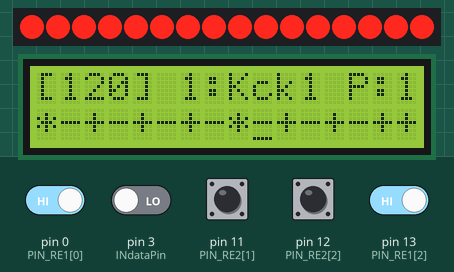
Bench run of a sketch on a simulated Arduino Uno, built for the host (arithmetic inside an expression is 32-bit, double 64-bit). On the bench: 16 shift-register outputs drawn as a row of LEDs (first output left, lit = HIGH), 16×2 character LCD. Wiring (inferred from the names in the program): 2 × shift register (74HC595): data pin 5; shift clock pin 4. Wiring (inferred from the signals the program sends): row of LEDs: on Q0, Q1, Q2, Q3, Q4, Q5, Q6, Q7, Q8, Q9, Q10, Q11, Q12, Q13, Q14, Q15. The inputs (shaded band) are chosen by the test bench; at power-on: pin 0 (PIN_RE1[0]), pin 11 (PIN_RE2[1]), pin 12 (PIN_RE2[2]), pin 13 (PIN_RE1[2]) HIGH, pin 3 (INdataPin) LOW. The audio player accepts every command and is not drawn; what the sketch prints to the serial monitor is not drawn.

Above: at 1.2 s.
1.3 s: pin 3 (INdataPin) driven HIGH
At 1.44 s:
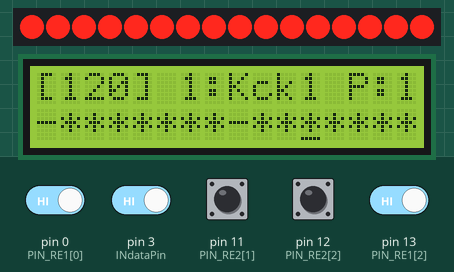
3.2 s: pin 12 (PIN_RE2[2]) pulled LOW for 0.15 s
4.8 s: pin 12 (PIN_RE2[2]) pulled LOW for 1 s
At 4.99 s:
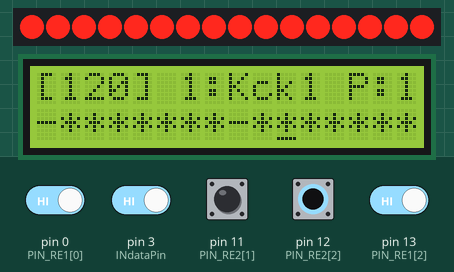
6.4 s: pin 0 (PIN_RE1[0]) driven LOW and pin 13 (PIN_RE1[2]) driven LOW
9.4 s: pin 13 (PIN_RE1[2]) driven HIGH
At 9.56 s:
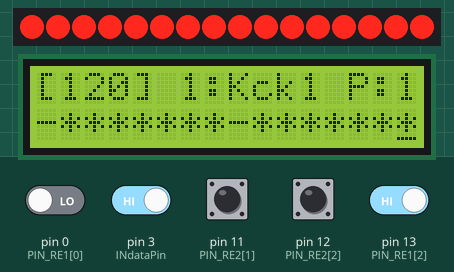

The sketch:

drum_machine_2.ino
```cpp
/*
   VB-909 Rhythm Composer

   Arduino drum machine.

   allomyrina volbot <tech@volbot.org>
   */

// #################
// # BACKEND SETUP #
// #################

#include <Vector.h>

// I'm storing the last 5 read values from the tempo knob, because valid tempos (~80-180) are close enough to the numerical outputs of the rotary encoders (0-1000) that they need to be debounced by more than floating-point rounding
// When a value is read from the rotary encoder, it gets pushed into this vector, popping another value at the same time, and the current tempo is set to the average of all of these values
// Higher values of CACHE_MAX result in better debouncing, but less precision and responsiveness from the tempo knob
const int CACHE_MAX = 5;
int storage_array[CACHE_MAX];
Vector<int> vector(storage_array);

// #################
// ## AUDIO LOGIC ##
// #################
// # SETUP #
// #########

int beat_increment = 0; //the beat we're on, out of 16
int bpm = 120; //tempo
unsigned long last_beat_time = 0; //running time, used to determine when a new beat starts
double beat_time = 0; //time of one beat, based on bpm. used to determine when a new beat starts

int instrument_index = 0; //currently selected instrument of those below
//list of instrument names (4char Max) to display on-screen
char *instruments[8] = {"Kck1", "Kck2", "Clap", "Rim",
                        "Snre", "Tom",  "Hat1", "Hat2"};

// 4 built-in drum sequence slots
// for efficiency, patterns are stored as 8 16-bit numbers, one for each instrument
// a 1 means "play this instrument on this beat"
int program[4][8] = {
    {0x8080, 0, 0x0808, 0, 0, 0, 0, 0x2223}, // HOUSE
    {0x5555, 0x8888, 0, 0, 0x2222, 0, 0, 0}, // ????
    {0x8888, 0, 0, 0x1212, 0, 0, 0x2222, 0}, // REGGAETON
    {0, 0, 0, 0, 0, 0, 0, 0},                // EMPTY
};

int program_index = 0; //currently selected program, of those above
//increments program index. not used in production, but i haven't touched this code in long enough that i'm terrified to delete anything
void incProgIndex() {
  program_index++;
  if (program_index >= 4)
    program_index = 0;
}

//play/pause
bool playing = 0;

//self-explanatory
void togglePlaying() { playing = !playing; }

// TEMPO KNOB CONSTANTS
// Rotary Encoder pins: Channel A, Channel B, Button
const int PIN_RE1[3] = {0, 1, 13};
// Limited Value Constants: Default, Interval, Min, Max
const int VAL_BPM[4] = {120, 5, 60, 220};
// Limited Value Variables: Current, Last
volatile int VAR_BPM[2] = {VAL_BPM[0], VAL_BPM[0]};

// VOLUME KNOB CONSTANTS
// Rotary Encoder pins: Channel A, Channel B, Button
const int PIN_RE2[3] = {2, 11, 12};
// Limited Value Constants: Default, Interval, Min, Max
const int VAL_VOL[4] = {20, 2, 0, 30};
// Limited Value Variables: Current, Last
volatile int VAR_VOL[2] = {VAL_VOL[0], VAL_VOL[0]};

// #################
// # BPM FUNCTIONS #
// #################

//reads BPM from tempo knob (calculation step)
void readBPM() {
  int sensorValue = analogRead(A0);
  if (vector.size() == vector.max_size())
    vector.remove(0);
  vector.push_back(sensorValue);
  int avg = 0;
  for (int element : vector)
    avg += element;
  avg /= vector.size();

  float convIn = 200 * ((976 - avg) / 7);
  int convOut = convIn / 200;
  propagateBPM(convOut + 60);
}

//updates global bpm and beat_time according to bpm_ (propagation step)
void propagateBPM(int bpm_) {
  bpm = bpm_;
  double bpms = bpm_ / 60000.0;
  beat_time = (1.0 / bpms) / 4.0;
}

// ###############
// ## LCD SETUP ##
// ###############
// # SETUP #
// #########

#include <LiquidCrystal_74HC595.h>

// const int rs = 13, en = 12, d4 = 11, d5 = 10, d6 = 9, d7 = 8;
#define DS 10
#define SHCP 8
#define STCP 9
#define RS 1
#define E 2
#define D4 3
#define D5 4
#define D6 5
#define D7 6
LiquidCrystal_74HC595 lcd(DS, SHCP, STCP, RS, E, D4, D5, D6, D7);

// #####################
// # LCD/BIT FUNCTIONS #
// #####################

//gets a single bit from a number
int get_bit(int num, int bit_position) {
  int mask = 1 << bit_position;
  return (num & mask) >> bit_position;
}

//sets up LCD screen
void setupLCD() {
  lcd.begin(16, 2);
  lcd.print(":3");
}

//assembles and prints a string to LCD containing current data (instrument, program, and beats)
void printLCD() {
  lcd.clear();
  //print basic data
  lcd.setCursor(0, 0);
  lcd.print("[");
  lcd.print(bpm);
  lcd.setCursor(4, 0);
  lcd.print("] ");
  lcd.print(instrument_index + 1);
  lcd.print(":");
  lcd.print(instruments[instrument_index]);
  lcd.setCursor(13, 0);
  lcd.print("P");
  lcd.print(":");
  lcd.print(program_index + 1);
  lcd.setCursor(0, 1);

  //this loop assembles the 16-character beat grid. there's probably a more efficient way to do this but this gets the job done and didn't cause me any issues
  //iterate through each beat
  for (int i = 0; i < 16; i++) {
    //by default, display a `-`
    char *toprint = "-";
    //if `selected instrument` is playing on this beat, display a `*`
    if (get_bit(program[program_index][instrument_index], 15 - i)) {
      toprint = "*";
    } else {
      int found = 0;
      //iterate through each instrument
      for (int j = 0; j < 8; j++) {
        //if `any instrument` is playing on this beat, display a `+`
        if (get_bit(program[program_index][j], 15 - i)) {
          toprint = "+";
          break;
        }
      }
    }
    // if(i == beat_increment) toprint = "*";
    lcd.print(toprint);
  }
  lcd.cursor();
  //set cursor to the current beat — this way, an underline moves along with the beat
  lcd.setCursor(beat_increment, 1);
}

// ###################
// ## GENERAL SETUP ##
// ###################

//much of the following code is for setting up the DFPlayer, which is a lot of boilerplate.
//a lot of it is courtesy of https://github.com/Makuna/DFMiniMp3
#include <DFMiniMp3.h>

#include <SoftwareSerial.h>
SoftwareSerial secondarySerial(7, 6); // RX, TX

#define DebugOut Serial
#define DfMiniMp3Debug DebugOut

class Mp3Notify;

typedef DFMiniMp3<SoftwareSerial, Mp3Notify> DfMp3;

class Mp3Notify {
public:
  static void PrintlnSourceAction(DfMp3_PlaySources source,
                                  const char *action) {
    if (source & DfMp3_PlaySources_Sd) {
      DebugOut.print("SD Card, ");
    }
    if (source & DfMp3_PlaySources_Usb) {
      DebugOut.print("USB Disk, ");
    }
    if (source & DfMp3_PlaySources_Flash) {
      DebugOut.print("Flash, ");
    }
    DebugOut.println(action);
  }
  static void OnError([[maybe_unused]] DfMp3 &mp3, uint16_t errorCode) {
    // see DfMp3_Error for code meaning
    DebugOut.println();
    DebugOut.print("Com Error ");
    DebugOut.println(errorCode);
  }
  static void OnPlayFinished([[maybe_unused]] DfMp3 &mp3,
                             [[maybe_unused]] DfMp3_PlaySources source,
                             uint16_t track) {
    DebugOut.print("Play finished for #");
    DebugOut.println(track);
  }
  static void OnPlaySourceOnline([[maybe_unused]] DfMp3 &mp3,
                                 DfMp3_PlaySources source) {
    PrintlnSourceAction(source, "online");
  }
  static void OnPlaySourceInserted([[maybe_unused]] DfMp3 &mp3,
                                   DfMp3_PlaySources source) {
    PrintlnSourceAction(source, "inserted");
  }
  static void OnPlaySourceRemoved([[maybe_unused]] DfMp3 &mp3,
                                  DfMp3_PlaySources source) {
    PrintlnSourceAction(source, "removed");
  }
};

DfMp3 dfmp3(secondarySerial);

//sets up the DFPlayer for MP3 playback
void setupMp3() {
  DebugOut.begin(115200);

  DebugOut.println("initializing...");

  dfmp3.begin();

  DebugOut.println("initializing...2");
  // dfmp3.reset();

  DebugOut.println("initializing...3");
  uint16_t version = dfmp3.getSoftwareVersion();
  DebugOut.print("version ");
  DebugOut.println(version);

  // show some properties and set the volume
  uint16_t volume = dfmp3.getVolume();
  DebugOut.print("volume ");
  DebugOut.println(volume);
  dfmp3.setVolume(VAR_VOL[0]);

  uint16_t count = dfmp3.getTotalTrackCount(DfMp3_PlaySource_Sd);
  DebugOut.print("files ");
  DebugOut.println(count);

  uint16_t mode = dfmp3.getPlaybackMode();
  DebugOut.print("playback mode ");
  DebugOut.println(mode);

  DebugOut.println("starting...");
}

//shift register setup
#define NUMBER_OF_SHIFT_CHIPS 2
#define DATA_WIDTH 16
#define PULSE_WIDTH_USEC 5
#define POLL_DELAY_MSEC 1
#define BYTES_VAL_T unsigned int
unsigned long last_poll_time = 0;

int INlatchPin = 5;
int INdataPin = 3;
int INclockPin = 4;

BYTES_VAL_T pinValues;
BYTES_VAL_T oldPinValues;

//reads shift registers for new values
BYTES_VAL_T read_shift_regs() {
  digitalWrite(INlatchPin, LOW);
  digitalWrite(INlatchPin, HIGH);

  for (int i = 0; i < DATA_WIDTH; i++) {
    int bit = digitalRead(INdataPin);
    if (bit == HIGH) {
      DebugOut.print("1");
    } else {
      DebugOut.print("0");
    }

    digitalWrite(INclockPin, HIGH);
    digitalWrite(INclockPin, LOW);
  }
  DebugOut.println();
}

//initializes shift register pins
void setupShiftRegisters() {
  pinMode(INlatchPin, OUTPUT);
  pinMode(INclockPin, OUTPUT);
  pinMode(INdataPin, INPUT);
  // digitalWrite(clockPin, LOW);
  // digitalWrite(ploadPin, HIGH);
  // pinValues = read_shift_regs();
  // display_pin_values();
  // oldPinValues = pinValues;
}

//reads a rotary encoder for its current value
//returns 0 or 1 for whether the value changed
int read_encoder(int PIN_RE[], int VAL[], volatile int VAR[]) {
  // Encoder routine. Updates counter if they are valid
  // and if rotated a full indent

  int index = PIN_RE[0] == 0 ? 0 : 1;
  static uint8_t old_AB[2] = {3, 3}; // Lookup table index
  static int8_t encval[2] = {0, 0};  // Encoder value
  static const int8_t enc_states[] = {0, -1, 1, 0, 1, 0,  0, -1, -1,
                                      0, 0,  1, 0, 1, -1, 0}; // Lookup table

  old_AB[index] <<= 2; // Remember previous state

  if (digitalRead(PIN_RE[0]))
    old_AB[index] |= 0x02; // Add current state of pin A
  if (digitalRead(PIN_RE[1]))
    old_AB[index] |= 0x01; // Add current state of pin B

  encval[index] += enc_states[(old_AB[index] & 0x0f)];

  // Update counter if encoder has rotated a full indent, that is at least 4
  // steps
  int changed = 0;
  if (encval[index] > 3) { // Four steps forward
    VAR[0] += VAL[1];      // Increase counter
    encval[index] = 0;
    changed = 1;
  } else if (encval[index] < -3) { // Four steps backwards
    VAR[0] -= VAL[1];              // Decrease counter
    encval[index] = 0;
    changed = 1;
  }

  //update stored values
  if (changed) {
    if (VAR[0] > VAL[3]) {
      VAR[0] = VAL[3];
    } else if (VAR[0] < VAL[2]) {
      VAR[0] = VAL[2];
    }
  }
  return changed;
}

//reads a digital button with debounce
int read_button(int PIN, bool last, void (*callback)()) {
  int state = digitalRead(PIN);
  if (state == LOW) {
    if (!last) {
      last = 1;
      if (callback) {
        callback();
      }
    }
  } else {
    last = 0;
  }
  return last;
}

//runs all above setup functions and initializes pins
void setup() {
  setupLCD();
  setupMp3();
  setupShiftRegisters();
  propagateBPM(VAR_BPM[0]);
  pinMode(PIN_RE1[0], INPUT_PULLUP);
  pinMode(PIN_RE1[1], INPUT_PULLUP);
  pinMode(PIN_RE1[2], INPUT_PULLUP);
  pinMode(PIN_RE2[0], INPUT_PULLUP);
  pinMode(PIN_RE2[1], INPUT_PULLUP);
  pinMode(PIN_RE2[2], INPUT_PULLUP);
  playing = 1;
  pinValues = 0;
  oldPinValues = 0;
}

//main loop
void loop() {

  unsigned long time = 0;
  time = millis();

  static int button1Engaged = 0;
  static int button2Engaged = 0;
  int shift = button1Engaged;
  int state_changed = 0;

  if (playing) {
    // if a new beat has started, play queued instruments
    if (time - last_beat_time >= beat_time) {
      last_beat_time = time;
      beat_increment++;
      if (beat_increment >= 16)
        beat_increment = 0;
      state_changed = 1;
      for (int i = 0; i < 8; i++) {
        if (get_bit(program[program_index][i], 15 - beat_increment)) {
          dfmp3.playMp3FolderTrack(i + 1);
          break;
        }
      }
    }
  }

  //read VOL and BPM knobs
  if (read_encoder(PIN_RE1, VAL_BPM, VAR_BPM)) {
    state_changed = 1;
    propagateBPM(VAR_BPM[0]);
  }
  if (read_encoder(PIN_RE2, VAL_VOL, VAR_VOL)) {
    state_changed = 1;
    dfmp3.setVolume(VAR_VOL[0]);
  }

  //poll buttons every 50ms; needed because of shift register delay
  if (time - last_poll_time >= 50) {
    last_poll_time = time;
    // Step 1: Sample
    digitalWrite(INlatchPin, LOW);
    digitalWrite(INlatchPin, HIGH);
    pinValues = 0;

    // Step 2: Shift
    for (int i = 0; i < DATA_WIDTH; i++) {
      int dex = i >= 8 ? (15 - i) + 8 : (7 - i);
      int bit = digitalRead(INdataPin);
      pinValues |= (bit << dex);
      if (bit == HIGH) {
        // DebugOut.print("1");
        if (oldPinValues << dex == 0) {
          DebugOut.println(dex, DEC);
          // DebugOut.println(get_bit(program[program_index][instrument_index],
          // dex), DEC);
          if (!shift) {
            program[program_index][instrument_index] ^= (1 << (15 - dex));
          } else {
            if (dex < 8) {
              instrument_index = dex;
            } else if (dex < 12) {
              program_index = dex - 8;
            }
          }
        }
      } else {
        // DebugOut.print("0");
      }
      // DebugOut.print(" ");
      // DebugOut.print(dex);
      digitalWrite(INclockPin, HIGH); // Shift out the next bit
      digitalWrite(INclockPin, LOW);
    }
    if (pinValues != oldPinValues) {
      oldPinValues = pinValues;
      DebugOut.println(pinValues, BIN);
    }
  }

  //read rotary encoder buttons (press knob down)
  if (button1Engaged = read_button(PIN_RE1[2], button1Engaged, 0))
    state_changed = 1;

  if (button2Engaged = read_button(PIN_RE2[2], button2Engaged, togglePlaying))
    state_changed = 1;

  if (state_changed)
    printLCD();

  if (time % 100 == 0) {
    dfmp3.loop();
  }
}
```

Measured:
- after the input at 1.3 s, the display: changes after 0.08 s (image 1)
- after the input at 3.2 s, every drawn part: stays the same
- after the input at 4.8 s, the display: changes at once (image 2)
